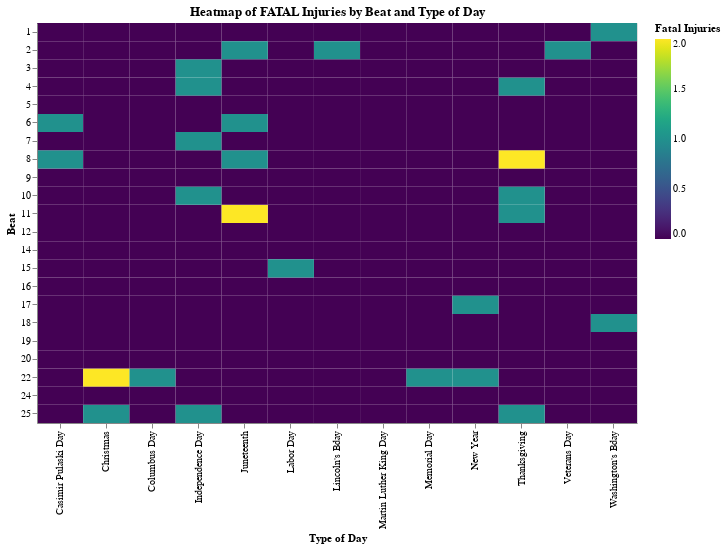

The notebook cell this image was saved under:
### Markdown cell above
The above heatmap shows Beat 11 which maps to W Madison St has had the most accidents on Independence Day throughout the study period from 2013-2023.

### Code cell
# Create a heatmap-style chart for FATAL injuries
heatmap_incapacitating_fatal_top = alt.Chart(accident_counts_beats).mark_rect().encode(
    x=alt.X('Type_of_day:N', title='Type of Day'),
    y=alt.Y('BEAT_CATEGORY:N', title='Beat'),
    color=alt.Color('INJURIES_FATAL:Q', scale=alt.Scale(scheme='viridis'), title='Fatal Injuries')
).properties(
    title='Heatmap of FATAL Injuries by Beat and Type of Day',
    width=600,  # Set the width
    height=400  # Set the height
)

heatmap_incapacitating_fatal_top

### Figure 1 — Vega-Lite specification as saved in the notebook (floating-point values rounded to 4 significant figures; data arrays with more than 128 entries replaced by an {"elided": "..."} marker saying what was removed)
{"config": {"view": {"continuousWidth": 300, "continuousHeight": 300}}, "data": {"name": "data-0691ac3cf637a5ff3d0acea1a96585c1"}, "mark": {"type": "rect"}, "encoding": {"color": {"field": "INJURIES_FATAL", "scale": {"scheme": "viridis"}, "title": "Fatal Injuries", "type": "quantitative"}, "x": {"field": "Type_of_day", "title": "Type of Day", "type": "nominal"}, "y": {"field": "BEAT_CATEGORY", "title": "Beat", "type": "nominal"}}, "height": 400, "title": "Heatmap of FATAL Injuries by Beat and Type of Day", "width": 600, "$schema": "https://vega.github.io/schema/vega-lite/v5.14.1.json", "datasets": {"data-0691ac3cf637a5ff3d0acea1a96585c1": {"elided": "286 records"}}}
